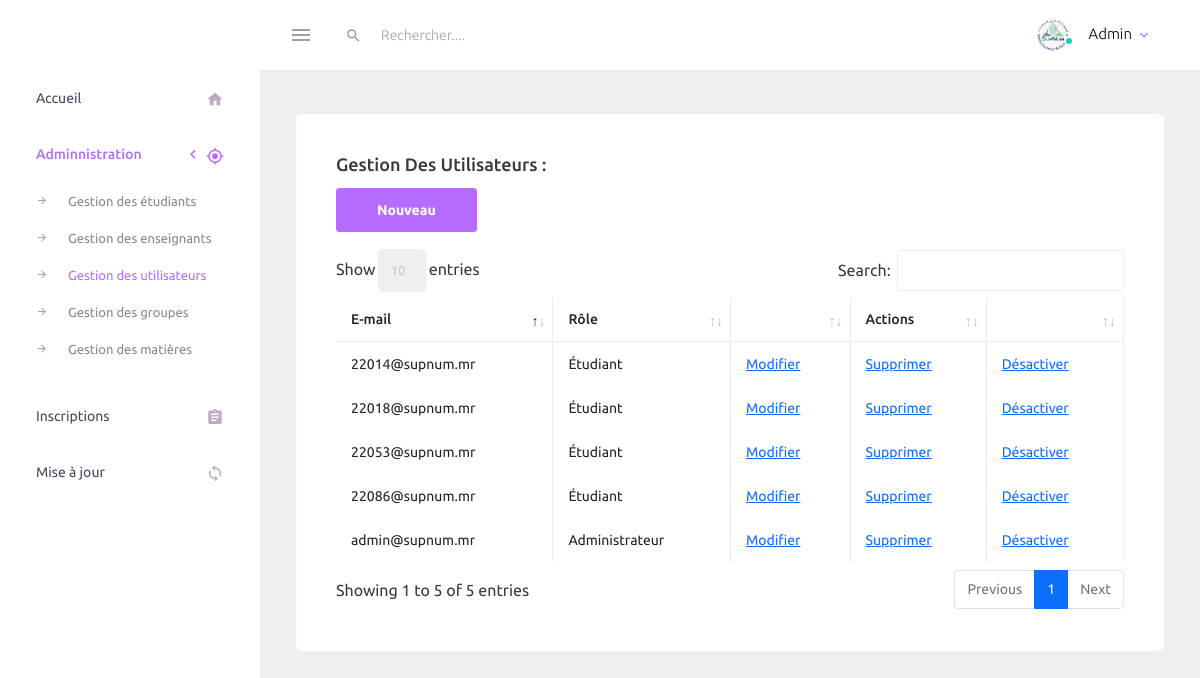
Page /admin/utilisateurs.php (signed in) on the earlier database version.
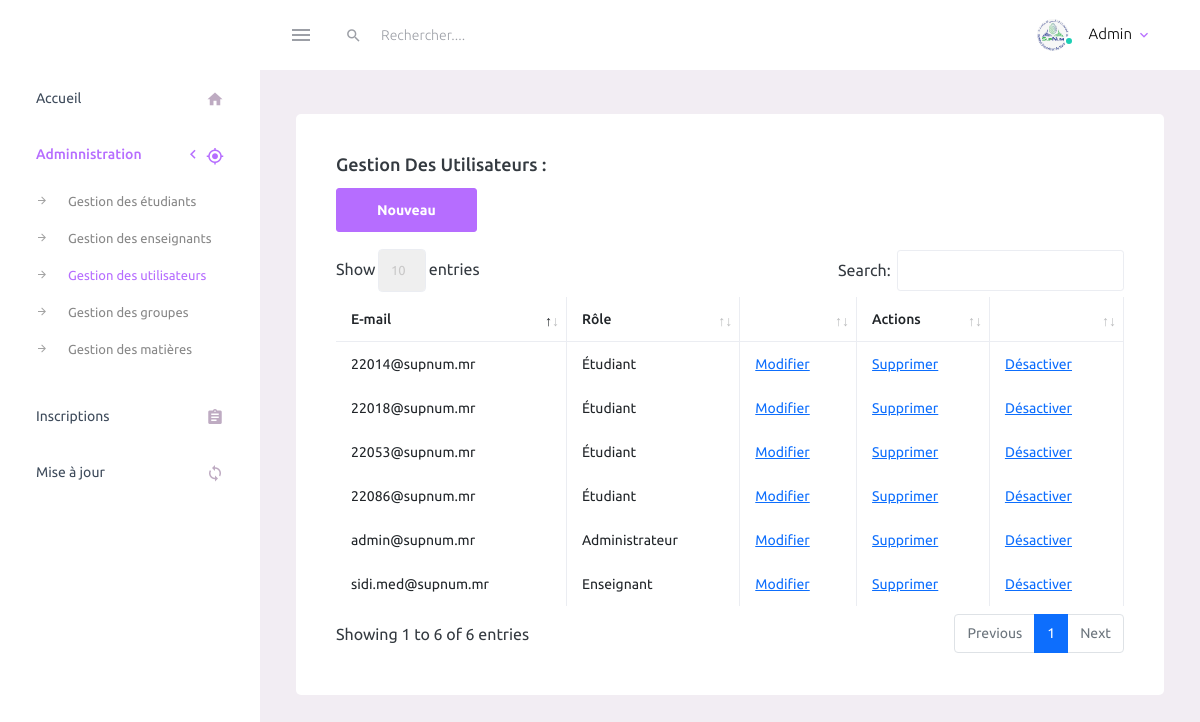
Same page on the later database version.
### tables this page shows
CREATE TABLE `utilisateur` (
`id_user` int(10) PRIMARY KEY AUTO_INCREMENT ,
`login` varchar(50) DEFAULT NULL,
`pwd` varchar(100) DEFAULT NULL,
`active` tinyint(1) DEFAULT 1 COMMENT '1=Active | 0=Inactive',
`code` varchar(20) DEFAULT NULL,
`id_role` int(10) DEFAULT NULL ,
FOREIGN KEY (id_role) REFERENCES role(id_role)
);

CREATE TABLE `role` (
`id_role` int(10) PRIMARY KEY AUTO_INCREMENT,
`profile` varchar(50) DEFAULT NULL
);

### admin/utilisateurs.php (the view, shortened to what this page needs)
<?php
include "nav_bar.php";
include_once "../connexion.php";
$req = mysqli_query($conn, "SELECT * FROM utilisateur inner join role using(id_role)");
?>
<div class="main-panel">
  <div class="content-wrapper">
    <div class="row">
      <div class="col-lg-12 grid-margin stretch-card">
        <div class="card">
          <div class="card-body">
            <h4 class="card-title">Gestion des utilisateurs :</h4>
            <div style="display: flex ; justify-content: space-between;">
              <a href="ajouter_utilisateur.php" class="btn btn-primary">Nouveau</a>
            </div>
            <br>
            <table id="example" class="table table-bordered" style="width:100%">
              <thead>
                <tr>
                  <th>E-mail</th>
                  <th>Rôle</th>
                  <th></th>
                  <th>Actions</th>
                  <th></th>
                </tr>
              </thead>
              <tbody>
                <?php
                if (mysqli_num_rows($req) == 0) {
                  echo "Il n'y a pas encore des utilisateur ajouter !";
                } else {
                  while ($row = mysqli_fetch_assoc($req)) {
                ?>
                    <tr>
                      <td><?php echo $row['login'] ?></td>
                      <td><?php echo $row['profile'] ?></td>
                      <td><a href="modifier_utilisateur.php?id_user=<?= $row['id_user'] ?>">Modifier</a></td>
                      <td><a href="supprimer_utilisateur.php?id_user=<?= $row['id_user'] ?>" id="supprimer"> Supprimer</a></td>
                      <?php
                      if ($row['active'] == 1) {
                      ?>
                        <td><a href="activer_ou_desactiver.php?id_user=<?= $row['id_user'] ?>" id="desactive"> Désactiver</a></td>
                      <?php
                      } else {
                      ?>
                        <td><a href="activer_ou_desactiver.php?id_user=<?= $row['id_user'] ?>" id="active"> Activer</a></td>
                      <?php
                      }
                      ?>
                    </tr>
                <?php
                  }
                }
                ?>
              </tbody>
            </table>
          </div>
        </div>
      </div>
    </div>
  </div>
</div>

### admin/nav_bar.php (shortened to what this page needs)
<!DOCTYPE html>
<html lang="fr">
<head>
  <link rel="stylesheet" href="../assets/vendors/mdi/css/materialdesignicons.min.css">
  <link rel="stylesheet" href="../assets/vendors/css/vendor.bundle.base.css">
  <link rel="stylesheet" href="../assets/css/style.css">
  <link rel="stylesheet" type="text/css" href="CSS/dataTables.bootstrap4.min.css">
</head>
<body>
  <nav class="navbar default-layout-navbar col-lg-12 col-12 p-0 fixed-top d-flex flex-row">
    <div class="text-center navbar-brand-wrapper d-flex align-items-center justify-content-center">
    </div>
    <div class="navbar-menu-wrapper d-flex align-items-stretch">
      <button class="navbar-toggler navbar-toggler align-self-center" type="button" data-toggle="minimize">
        <span class="mdi mdi-menu"></span>
      </button>
      <div class="search-field d-none d-md-block">
        <form class="d-flex align-items-center h-100" action="#">
          <div class="input-group">
            <div class="input-group-prepend bg-transparent">
              <i class="input-group-text border-0 mdi mdi-magnify"></i>
            </div>
            <input type="text" class="form-control bg-transparent border-0" placeholder="Rechercher.... ">
          </div>
        </form>
      </div>
      <ul class="navbar-nav navbar-nav-right">
        <li class="nav-item nav-profile dropdown">
          <a class="nav-link dropdown-toggle" id="profileDropdown" href="#" data-bs-toggle="dropdown" aria-expanded="false">
            <div class="nav-profile-img">
              <img src="../images/supnum.jpg" alt="image">
              <span class="availability-status online"></span>
            </div>
            <div class="nav-profile-text">
              <p class="mb-1 text-black">Admin</p>
            </div>
          </a>
        </li>
      </ul>
    </div>
  </nav>
  <div class="container-fluid page-body-wrapper">
    <nav class="sidebar sidebar-offcanvas" id="sidebar">
      <ul class="nav">
        <li class="nav-item">
          <a class="nav-link" href="acceuil.php">
            <span class="menu-title">Accueil</span>
            <i class="mdi mdi-home menu-icon"></i>
          </a>
        </li>
        <li class="nav-item">
          <a class="nav-link collapsed" data-bs-toggle="collapse" href="#ui-basic" aria-expanded="false" aria-controls="ui-basic">
            <span class="menu-title">Adminnistration</span>
            <i class="menu-arrow"></i>
            <i class="mdi mdi-crosshairs-gps menu-icon"></i>
          </a>
          <div class="collapse" id="ui-basic" style="">
            <ul class="nav flex-column sub-menu">
              <li class="nav-item">
                <a class="nav-link" href="etudiant.php">Gestion des étudiants</a>
              </li>
              <li class="nav-item">
                <a class="nav-link" href="enseignant.php">Gestion des enseignants</a>
              </li>
              <li class="nav-item">
                <a class="nav-link" href="utilisateurs.php">Gestion des utilisateurs</a>
              </li>
              <li class="nav-item">
                <a class="nav-link" href="groupe.php">Gestion des groupes</a>
              </li>
              <li class="nav-item">
                <a class="nav-link" href="matiere.php">Gestion des matières</a>
              </li>
            </ul>
          </div>
        </li>
        <li class="nav-item">
          <a class="nav-link" href="inscription.php">
            <span class="menu-title">Inscriptions</span>
            <i class="mdi mdi-clipboard-text menu-icon"></i>
          </a>
        </li>
        <li class="nav-item">
          <a class="nav-link" href="mise_a_jour.php">
            <span class="menu-title">Mise à jour</span>
            <i class="mdi mdi-sync menu-icon"></i>
          </a>
        </li>
      </ul>
    </nav>

Differences in the rows shown:
added utilisateur: login "sidi.med@supnum.mr", id_role.profile "Enseignant"
Other differences:
text written by a page script: "Show entries Search: Showing 1 to 5 of 5 entries Previous 1 Next" → "Show entries Search: Showing 1 to 6 of 6 entries Previous 1 Next"
